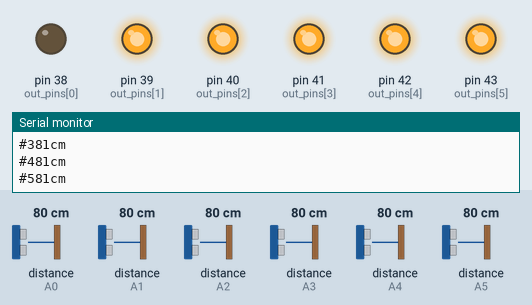
A sketch run on a simulated Arduino Mega 2560, built with avr-gcc and run on an emulated ATmega2560. Parts: output pins drawn as LEDs (lit = HIGH), the last lines printed to the serial monitor. The inputs (shaded band) are chosen by the test bench; at power-on: distance to the obstacle (sensors on A1, A5, A0, A2, A3, A4) 80 cm. The echo pulse lasts 58.3 µs per cm; random numbers use the default seed unless the sketch sets one.

Above: at 1.2 s.
1.3 s: distance to the obstacle (sensor on A1) set to 33 cm
At 3.1 s:
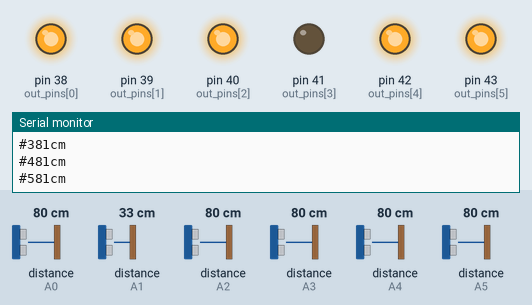
4.0 s: distance to the obstacle (sensor on A1) set to 29 cm
5.5 s: distance to the obstacle (sensor on A1) set to 35 cm
At 6.6 s:
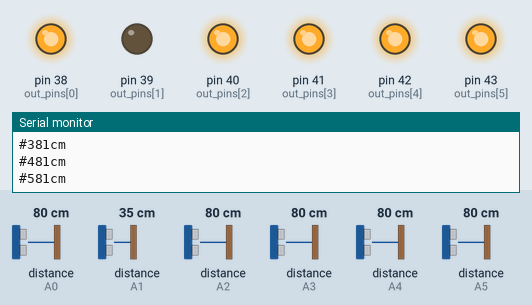
7.8 s: distance to the obstacle (sensor on A1) set to 2 cm
9.3 s: distance to the obstacle (sensor on A1) set to 60 cm
At 10.14 s:
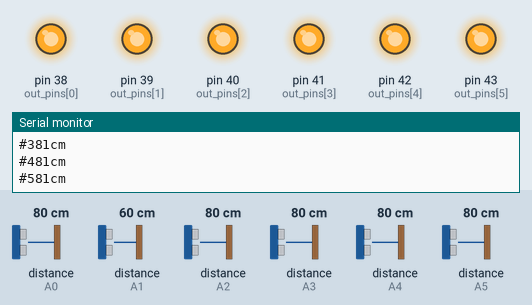
11.7 s: distance to the obstacle (sensor on A5) set to 34 cm
At 13.7 s:
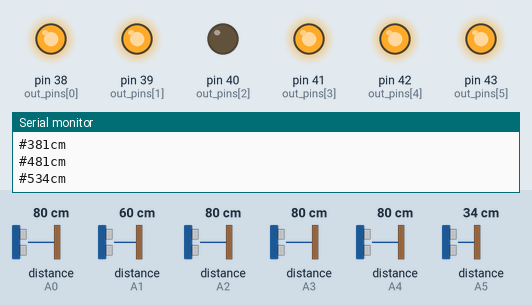
14.0 s: distance to the obstacle (sensor on A5) set to 28 cm
Timing chart, 0 to 16.6 s (numbered marks = the images above; inputs shaded):
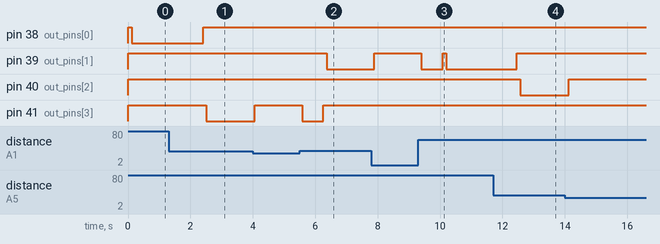

Measured:
- after the input at 5.5 s, pin 39 (out_pins[1]): HIGH → LOW after 0.87 s; pin 41 (out_pins[3]): HIGH → LOW after 0.08 s, → HIGH 0.67 s later
- after the input at 9.3 s, pin 39 (out_pins[1]): HIGH → LOW after 0.10 s, → HIGH 0.69 s later, → LOW 0.11 s later

The sketch:

Shy.ino
```cpp
#include <NewPing.h>

const int sensor_num = 6, max_distance = 100;
int trigger_pins[6] = {30, 31, 32, 33, 34, 35},
    echo_pins[6] = {A0, A1, A2, A3, A4, A5},
    out_pins[6] = {38, 39, 40, 41, 42, 43},
    count = 0,
    pinnum = 0,
    flag = 0;

NewPing *sonar[6];

void setup() {
  // put your setup code here, to run once:
  Serial.begin(115200);
  pinMode(38,OUTPUT);
  pinMode(39,OUTPUT);
  pinMode(40,OUTPUT);
  pinMode(41,OUTPUT);
  pinMode(42,OUTPUT);
  pinMode(43,OUTPUT);
  for (int i = 0; i < sensor_num; ++i)
    sonar[i] = new NewPing(trigger_pins[i], echo_pins[i], max_distance);
  for (int i=0;i<sensor_num;++i)
    {
        digitalWrite(out_pins[i],HIGH);
    }
}


void loop() {
  // put your main code here, to run repeatedly:
  delay(50);
  for (int i = 0; i < sensor_num; ++i)
  {
    Serial.print("#");
    Serial.print(i);
    Serial.print(sonar[i]->ping_cm());
    Serial.println("cm");
    if (sonar[i]->ping_cm() <= 30 && sonar[i]->ping_cm() != 0)
    {
      flag = 1;
      clean();
      //delay(500);
      break;
    }
  }
  if (flag == 1)
    {
      clean();
      flag = 0;
    }
    else work();
}

void work()
{
  if (count<20)
    { digitalWrite(out_pins[pinnum],LOW);
      delay(2);
      count++;
    }
  else
    { count = 0;
      digitalWrite(out_pins[pinnum],HIGH);
      pinnum = random(0,4);
    }
}

void clean()
{
  for(int i=0;i<sensor_num;i++)
{
  digitalWrite(out_pins[i],HIGH);
  delay(10);
}
}
```
